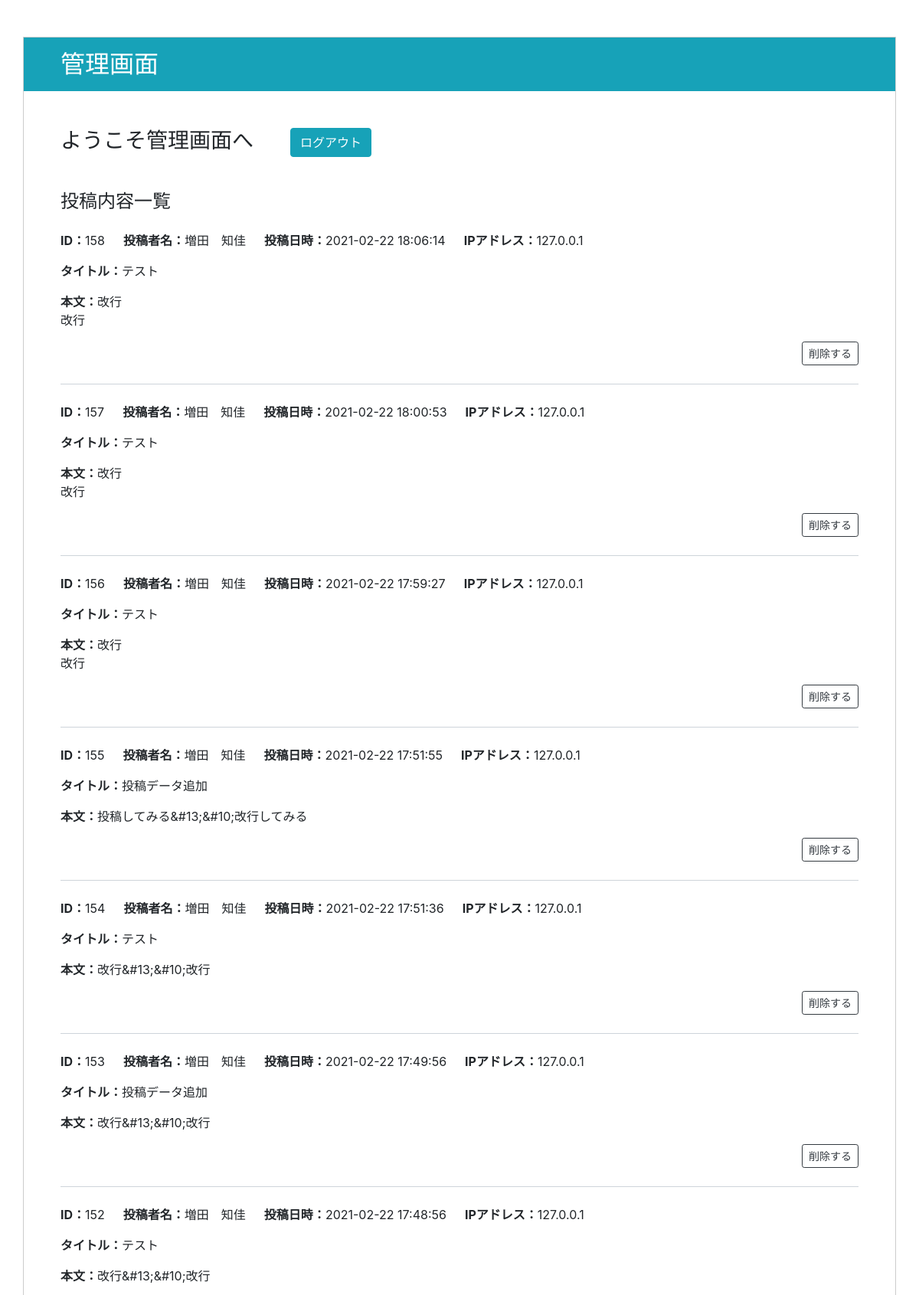
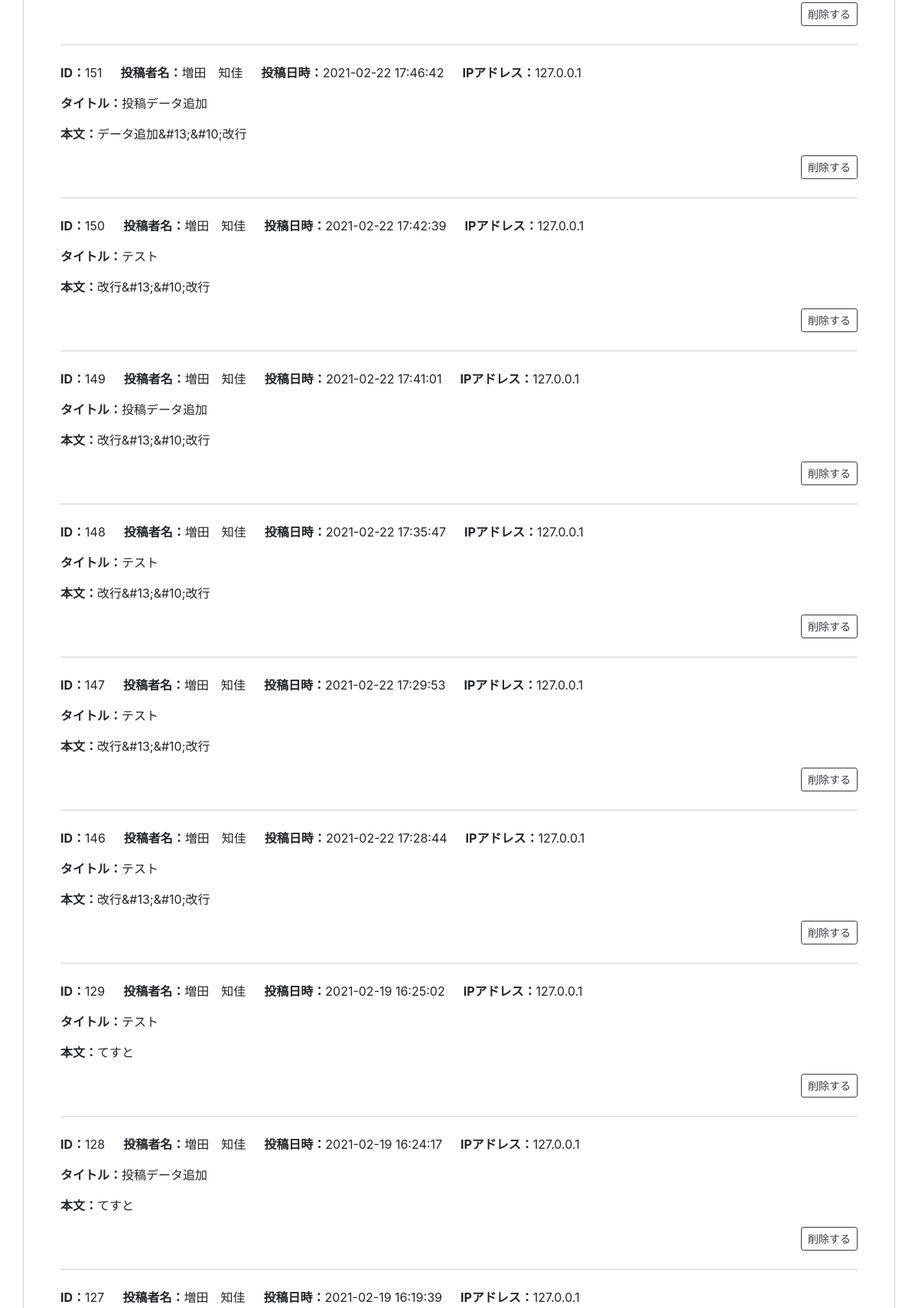
The page /admin/index.php (signed in, upper part) on the database its author committed (2 pictures, top to bottom).
### tables this page shows
CREATE TABLE `posts` (
  `id` int NOT NULL AUTO_INCREMENT COMMENT 'primary id',
  `name` varchar(255) NOT NULL COMMENT '投稿者名',
  `title` varchar(255) NOT NULL COMMENT '投稿タイトル',
  `text` text NOT NULL COMMENT '投稿本文',
  `created_at` datetime NOT NULL COMMENT '投稿日時',
  `ip_address` varchar(15) NOT NULL COMMENT '投稿者のIPアドレス',
  `delete_flag` tinyint DEFAULT '0' COMMENT '投稿の削除フラグ',
  `delete_key` varchar(255) NOT NULL COMMENT '投稿の削除キー',
  PRIMARY KEY (`id`),
  UNIQUE KEY `id_UNIQUE` (`id`)
);

### htdocs/functions.php (called while the page is built, shortened)
<?php
function h($s)
{
    return htmlspecialchars($s, ENT_QUOTES, "UTF-8");
}

### htdocs/admin/index.php (the view, shortened to what this page needs)
<?php
require_once '../../dbconnect.php';
require_once '../functions.php';
$page = filter_input(INPUT_GET, 'page', FILTER_SANITIZE_SPECIAL_CHARS);
if (empty($page)) {
    $page = 1;
}
$page = max($page, 1);
try {
    $counts = $db->query('SELECT COUNT(*) AS cnt FROM posts WHERE delete_flag=0');
    $cnt = $counts->fetch();
} catch (PDOException $e) {
    echo 'DB接続エラー：' . $e->getMessage();
}
$maxPage = ceil($cnt['cnt'] / 20);
$page = min($page, $maxPage);
$start = ($page - 1) * 20;
try {
    $articles = $db->prepare('SELECT * FROM posts WHERE delete_flag=0 ORDER BY created_at DESC LIMIT ?, 20');
    $articles->bindParam(1, $start, PDO::PARAM_INT);
    $articles->execute();
} catch (PDOException $e) {
    echo 'DB接続エラー：' . $e->getMessage();
}
?>
<!DOCTYPE html>
<html lang="ja">
<head>
  <link rel="stylesheet" href="https://stackpath.bootstrapcdn.com/bootstrap/4.5.0/css/bootstrap.min.css">
  <link rel="stylesheet" href="../css/style.css">
</head>
<body>
  <section class="container mb-5 mt-5">
    <h2 class="pl-5 bg-info text-white pt-3 pb-3">管理画面</h2>
    <div class="mt-3 pl-5 pb-3 pr-5 d-flex mt-5">
      <h3>ようこそ管理画面へ</h3>
      <form action="logout.php" method="get">
        <input type="submit" value="ログアウト" class="btn btn-info btn-md ml-5">
      </form>
    </div>
    <div class="pl-5 pr-5">
      <h4 class="mt-4 mb-4">投稿内容一覧</h4>
      <?php foreach ($articles as $article): ?>
        <?php if ((int) $article['delete_flag'] === 0): ?>
          <div class="d-flex mt-4">
            <label class="font-weight-bold">ID：</label>
            <p><?=h($article['id']);?></p>
            <label class="font-weight-bold ml-4">投稿者名：</label>
            <p><?=h($article['name']);?></p>
            <label class="font-weight-bold ml-4">投稿日時：</label>
            <p><?=h($article['created_at']);?></p>
            <label class="font-weight-bold ml-4">IPアドレス：</label>
            <p><?=h($article['ip_address']);?></p>
          </div>
          <p><span class="font-weight-bold">タイトル：</span><?=h($article['title']);?></p>
          <p><span class="font-weight-bold">本文：</span><?=nl2br(h($article['text']));?></p>
          <div class="d-flex justify-content-end post-border">
            <a href="delete.php?id=<?=h($article['id']);?>" class="btn btn-sm btn-outline-dark mb-4" name="delete">削除する</a>
          </div>
        <?php endif;?>
      <?php endforeach;?>
    </div>
  </section>
</body>
</html>

### htdocs/css/style.css (style rules this page uses)
.container { padding:0; border: solid 1px #ccc; }
.post-border { border-bottom: solid 1px #ced4da; margin:0; }

### rows shown on the page
posts: id "158", name "増田 知佳", created_at "2021-02-22 18:06:14", ip_address "127.0.0.1", title "テスト", text "改行 改行"
posts: id "157", name "増田 知佳", created_at "2021-02-22 18:00:53", ip_address "127.0.0.1", title "テスト", text "改行 改行"
posts: id "156", name "増田 知佳", created_at "2021-02-22 17:59:27", ip_address "127.0.0.1", title "テスト", text "改行 改行"
posts: id "155", name "増田 知佳", created_at "2021-02-22 17:51:55", ip_address "127.0.0.1", title "投稿データ追加", text "投稿してみる&#13;&#10;改行してみる"
posts: id "154", name "増田 知佳", created_at "2021-02-22 17:51:36", ip_address "127.0.0.1", title "テスト", text "改行&#13;&#10;改行"
posts: id "153", name "増田 知佳", created_at "2021-02-22 17:49:56", ip_address "127.0.0.1", title "投稿データ追加", text "改行&#13;&#10;改行"
posts: id "152", name "増田 知佳", created_at "2021-02-22 17:48:56", ip_address "127.0.0.1", title "テスト", text "改行&#13;&#10;改行"
posts: id "151", name "増田 知佳", created_at "2021-02-22 17:46:42", ip_address "127.0.0.1", title "投稿データ追加", text "データ追加&#13;&#10;改行"
posts: id "150", name "増田 知佳", created_at "2021-02-22 17:42:39", ip_address "127.0.0.1", title "テスト", text "改行&#13;&#10;改行"
posts: id "149", name "増田 知佳", created_at "2021-02-22 17:41:01", ip_address "127.0.0.1", title "投稿データ追加", text "改行&#13;&#10;改行"
posts: id "148", name "増田 知佳", created_at "2021-02-22 17:35:47", ip_address "127.0.0.1", title "テスト", text "改行&#13;&#10;改行"
posts: id "147", name "増田 知佳", created_at "2021-02-22 17:29:53", ip_address "127.0.0.1", title "テスト", text "改行&#13;&#10;改行"
posts: id "146", name "増田 知佳", created_at "2021-02-22 17:28:44", ip_address "127.0.0.1", title "テスト", text "改行&#13;&#10;改行"
posts: id "129", name "増田 知佳", created_at "2021-02-19 16:25:02", ip_address "127.0.0.1", title "テスト", text "てすと"
posts: id "128", name "増田 知佳", created_at "2021-02-19 16:24:17", ip_address "127.0.0.1", title "投稿データ追加", text "てすと"
posts: id "127", name "増田 知佳", created_at "2021-02-19 16:19:39", ip_address "127.0.0.1"
